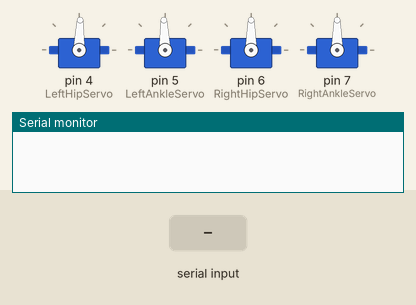
A sketch run on a simulated Arduino Uno, built with avr-gcc and run on an emulated ATmega328P. Shown: 4 × servo, the last lines printed to the serial monitor. The inputs (shaded band) are chosen by the test bench.

Above: at 2.2 s.
2.3 s: "1" received over Serial
At 4.27 s:
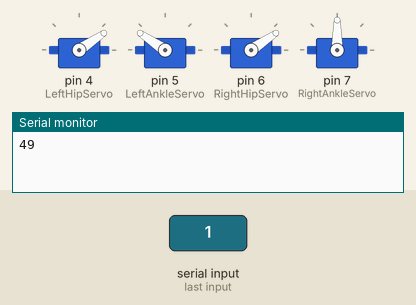
5.3 s: "4" received over Serial
At 7.3 s:
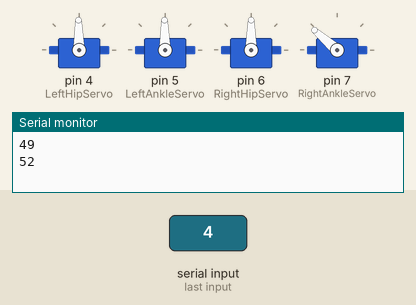
8.0 s: "4" received over Serial
At 8.45 s:
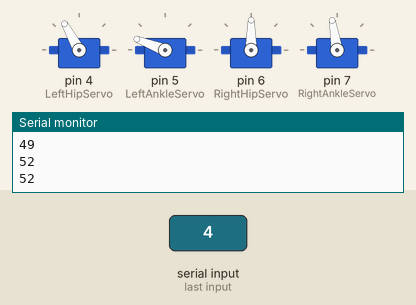
10.1 s: "0" received over Serial
At 10.5 s:
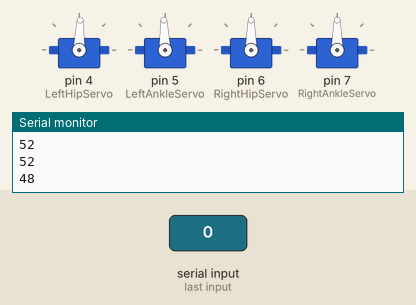
Timing chart, 0 to 12.6 s (numbered marks = the images above; inputs shaded):
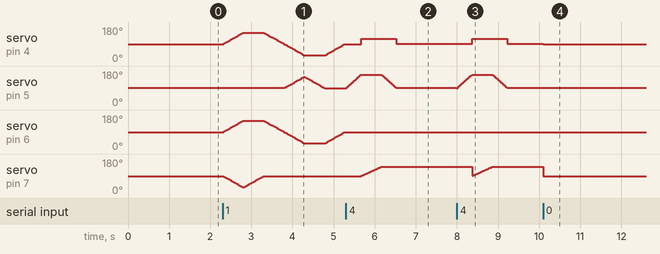

The sketch:

sketch_jan20a_Norn_DIY.ino
```cpp
// Include the Servo library
#include <Servo.h>
#include <SoftwareSerial.h>

// Define HC-SR04 Trig pin, and Echo pin
const int trigPin = 10;
const int echoPin = 11;

// Variables for calculate distance and duration
unsigned int distance;


// Other parameter definition
#define baudrate 9600
#define BTbaudrate 38400
#define txPin 3          // define Serial Port TX PIN
#define rxPin 2          // define Serial Port RX PIN

int j = 0;
// Incudes sub functions
unsigned int distCal();
void FootInit();
void MoveForward1();
void MoveForward2();
void MoveForward3();
void MoveBackward2();
void SlideStep();
void BalletStand();
void ShakingLeftLeg();
void ShakingRightLeg();
void SumoRight();
void SumoLeft();
void ContSumo();

// Create Servo project
Servo LeftHipServo;
Servo LeftAnkleServo;
Servo RightHipServo;
Servo RightAnkleServo;

// Create BT Project
SoftwareSerial BT(txPin, rxPin);

void setup() {
  pinMode(trigPin, OUTPUT);     // set pinMode for Trig pin as output
  pinMode(echoPin, INPUT);      // set pinMode for Echo pin as input
  Serial.begin(baudrate);           // set serial port start, and baud rate=9600

  pinMode(txPin, OUTPUT);
  pinMode(rxPin, INPUT);
  BT.begin(BTbaudrate);

  // attach pin 4, 5, 6, 7 for Sevo
  LeftHipServo.attach(4);
  LeftAnkleServo.attach(5);
  RightHipServo.attach(6);
  RightAnkleServo.attach(7);
  FootInit();
  delay(1000);
}

int c = 0;

void loop() {

  if(BT.available() > 0)  //Check if BT send message to Norn_DIY
  {
    c = BT.read();
    Serial.println(c);
  }

  else if (Serial.available() > 0) // Check if Serial Port send message to Norn_DIY
  {
    c = Serial.read();
    Serial.println(c);
    if(c==48)
    {
      FootInit();
    }

    if(c==49)
    {
     MoveForward2();
     }

    if(c==50)
    {
      while(1){
      distance=distCal();

      if (distance >= 10) MoveForward2();
      else if (distance <= 10) MoveBackward2();

      c= Serial.read();
      if(c == 48) break;
      }
    }

    if(c==51)
    {


    }

    if(c==52)
    {
     SumoRight();
     }
  }

}


void FootInit(){
  LeftHipServo.write(88);
  LeftAnkleServo.write(92);
  RightHipServo.write(90);
  RightAnkleServo.write(90);
}

void MoveForward1(){          // 兩腳反向平移往前
  LeftHipServo.write(45);
  RightHipServo.write(135);
  delay(300);
  LeftAnkleServo.write(60);
  RightAnkleServo.write(120);
  delay(300);
  LeftHipServo.write(120);
  RightHipServo.write(60);
  delay(300);
  LeftAnkleServo.write(90);
  RightAnkleServo.write(90);
  delay(300);
}

void MoveForward2(){            // 墊腳尖往前走
      for (int i=90; i < 151; i++){
        LeftHipServo.write(i);
        RightAnkleServo.write(90-(i-90));
        RightHipServo.write(i);
        delay(8);
      }

      for (int i = 30; i < 91; i++) {
        RightAnkleServo.write(i);
        delay(8);
      }

     for (int i= 150; i > 89; i--){
        LeftHipServo.write(i);
        RightHipServo.write(i);
        delay(8);
      }

      int j = 0;
      for (int i=90; i > 30; i--){
        RightHipServo.write(i);
        LeftAnkleServo.write(i+j);
        LeftHipServo.write(i);
        j=j+2;
        delay(8);
      }

      for (int i = 150; i > 89; i--) {
        LeftAnkleServo.write(i);
        delay(8);
      }

     for (int i= 30; i < 91; i++){
        LeftHipServo.write(i);
        RightHipServo.write(i);
        delay(8);
      }
}

void MoveForward3(){            // 翹腳尖往前走
      LeftAnkleServo.write(60);
      delay(300);
      LeftHipServo.write(120);
      RightHipServo.write(120);
      delay(300);
      LeftAnkleServo.write(90);
      RightAnkleServo.write(120);
      LeftHipServo.write(60);
      RightHipServo.write(60);
      delay(300);
      RightAnkleServo.write(90);
      delay(300);
}

void MoveBackward2(){
      LeftAnkleServo.write(120);
      delay(300);
      LeftHipServo.write(120);
      RightHipServo.write(120);
      delay(300);
      LeftAnkleServo.write(90);
      RightAnkleServo.write(60);
      LeftHipServo.write(60);
      RightHipServo.write(60);
      delay(300);
      RightAnkleServo.write(90);
      delay(300);
}

void SlideStep(){
        for (int i = 90; i <141; i++){
        LeftHipServo.write(i);
        LeftAnkleServo.write(i);
        delay(5);
      }

      for (int i = 90; i > 49; i--){
        RightAnkleServo.write(i);
        delay(5);
      }

      for (int i = 140; i > 89; i--){
        LeftAnkleServo.write(i);
        LeftHipServo.write(i);
        delay(5);
      }

      for(int i = 50; i <91; i++){
        RightAnkleServo.write(90);
        delay(5);
      }

      for (int i = 90; i > 41; i--){
        RightHipServo.write(i);
        RightAnkleServo.write(i);
        delay(5);
      }

      for (int i = 90; i < 141; i++){
        LeftAnkleServo.write(i);
        delay(5);
      }

      for (int i = 40; i < 91; i++){
        RightAnkleServo.write(i);
        RightHipServo.write(i);
        delay(5);
      }

      for(int i = 140; i > 89; i--){
        LeftAnkleServo.write(90);
        delay(5);
      }
}

void BalletStand(){
  for (int i = 0; i<61; i++){
    LeftAnkleServo.write(90+i);
    RightAnkleServo.write(90-i);
    delay(5);
  }
}

void ShakingLeftLeg(){
       LeftAnkleServo.write(60);
       delay(70);
       LeftAnkleServo.write(90);
       delay(70);
       LeftAnkleServo.write(120);
       delay(70);
       LeftAnkleServo.write(90);
       delay(70);
}

void ShakingRightLeg(){
       RightAnkleServo.write(120);
       delay(70);
       RightAnkleServo.write(90);
       delay(70);
       RightAnkleServo.write(60);
       delay(70);
       RightAnkleServo.write(90);
       delay(70);
}

void ContSumo(){
  SumoRight();
  delay(3000);
  for (int i = 140; i > 90; i--){
    RightAnkleServo.write(i);
    delay(50);
  }
  SumoLeft();
  delay(3000);
  for (int i = 40; i < 90; i++){
    LeftAnkleServo.write(i);
    delay(50);
  }
}
void SumoRight(){
     for (int i = 90; i <160; i++){
      LeftAnkleServo.write(i);
      delay(5);
     }

     for(int i = 90; i <120; i++){
      LeftHipServo.write(i);
     }


     for(int i = 90; i <140; i++){
      RightAnkleServo.write(i);
      delay(10);
     }

     for(int i = 160; i > 90; i--){
      LeftAnkleServo.write(i);
      delay(5);
     }

     for(int i= 120; i > 90; i--){
      LeftHipServo.write(i);
     }
}

void SumoLeft(){
     for (int i = 90; i > 20; i--){
      RightAnkleServo.write(i);
      delay(5);
     }

     for(int i = 90; i > 50; i--){
      RightHipServo.write(i);
     }


     for(int i = 90; i > 40; i--){
      LeftAnkleServo.write(i);
      delay(10);
     }

     for(int i = 20; i <91; i++){
      RightAnkleServo.write(i);
      delay(5);
     }

     for(int i= 50; i <91; i++){
      RightHipServo.write(i);
     }
}


unsigned int distCal() {
  unsigned int duration = 0;
  unsigned int dist = 0;
  // Init Trig
  digitalWrite(trigPin, LOW);
  delayMicroseconds(2);
  digitalWrite(trigPin, HIGH);
  delayMicroseconds(10);
  digitalWrite(trigPin, LOW);

  // Receive Echo and calculate distance
  duration = pulseIn(echoPin, HIGH);
  dist = duration /58;
  return dist;
}
```

Measured:
- after the input at 2.3 s, servo on pin 5 (LeftAnkleServo): rises from 92° to 149° in 0.46 s, then falls to 90° in 0.51 s
- after the input at 5.3 s, servo on pin 4 (LeftHipServo): 90° → 119° after 0.37 s, → 91° 0.85 s later; servo on pin 5 (LeftAnkleServo): rises from 90° to 159° in 0.35 s, then falls to 91° in 0.87 s; servo on pin 7 (RightAnkleServo): moves from 90° to 139° over 0.48 s, starting after 0.37 s
- after the input at 8.0 s, servo on pin 4 (LeftHipServo): 91° → 119° after 0.37 s, → 91° 0.85 s later
- after the input at 10.1 s, servo on pin 4 (LeftHipServo): 91° → 88° at once; servo on pin 5 (LeftAnkleServo): 91° → 92° at once; servo on pin 7 (RightAnkleServo): 139° → 90° at once
